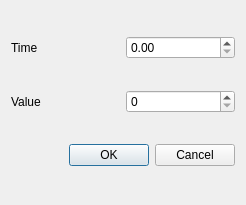
<?xml version="1.0" encoding="UTF-8"?>
<ui version="4.0">
 <class>Dialog</class>
 <widget class="QDialog" name="Dialog">
  <property name="geometry">
   <rect>
    <x>0</x>
    <y>0</y>
    <width>246</width>
    <height>205</height>
   </rect>
  </property>
  <property name="windowTitle">
   <string>Dialog</string>
  </property>
  <layout class="QGridLayout" name="gridLayout">
   <item row="0" column="0">
    <widget class="QLabel" name="label">
     <property name="text">
      <string>Time</string>
     </property>
    </widget>
   </item>
   <item row="0" column="1">
    <widget class="QDoubleSpinBox" name="time"/>
   </item>
   <item row="1" column="0">
    <widget class="QLabel" name="label_2">
     <property name="text">
      <string>Value</string>
     </property>
    </widget>
   </item>
   <item row="1" column="1">
    <widget class="QSpinBox" name="value">
     <property name="maximum">
      <number>3</number>
     </property>
    </widget>
   </item>
   <item row="2" column="0" colspan="2">
    <widget class="QDialogButtonBox" name="buttonBox">
     <property name="orientation">
      <enum>Qt::Horizontal</enum>
     </property>
     <property name="standardButtons">
      <set>QDialogButtonBox::Cancel|QDialogButtonBox::Ok</set>
     </property>
    </widget>
   </item>
  </layout>
 </widget>
 <resources/>
 <connections>
  <connection>
   <sender>buttonBox</sender>
   <signal>accepted()</signal>
   <receiver>Dialog</receiver>
   <slot>accept()</slot>
   <hints>
    <hint type="sourcelabel">
     <x>248</x>
     <y>254</y>
    </hint>
    <hint type="destinationlabel">
     <x>157</x>
     <y>274</y>
    </hint>
   </hints>
  </connection>
  <connection>
   <sender>buttonBox</sender>
   <signal>rejected()</signal>
   <receiver>Dialog</receiver>
   <slot>reject()</slot>
   <hints>
    <hint type="sourcelabel">
     <x>316</x>
     <y>260</y>
    </hint>
    <hint type="destinationlabel">
     <x>286</x>
     <y>274</y>
    </hint>
   </hints>
  </connection>
 </connections>
</ui>
